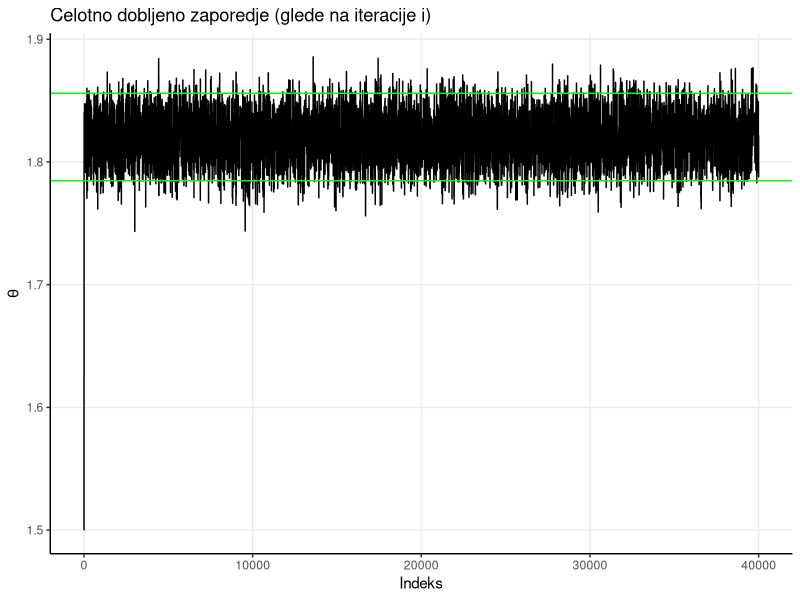
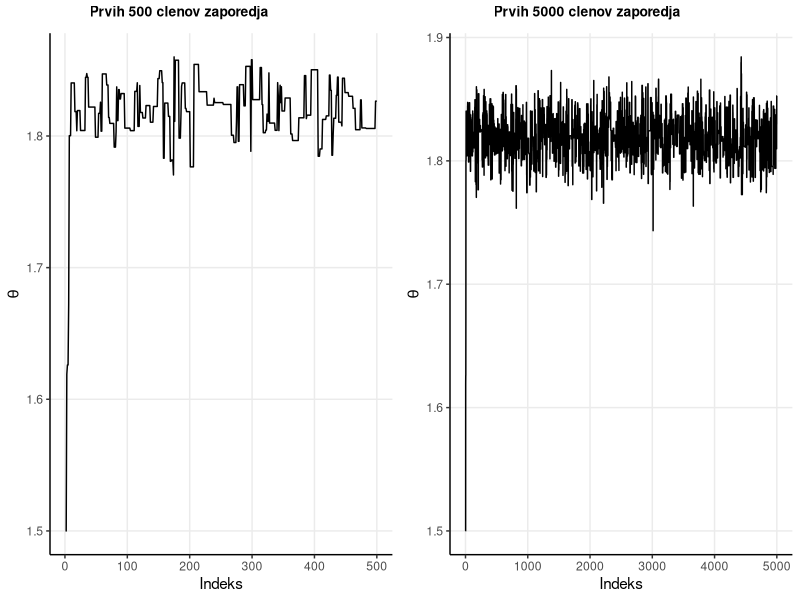
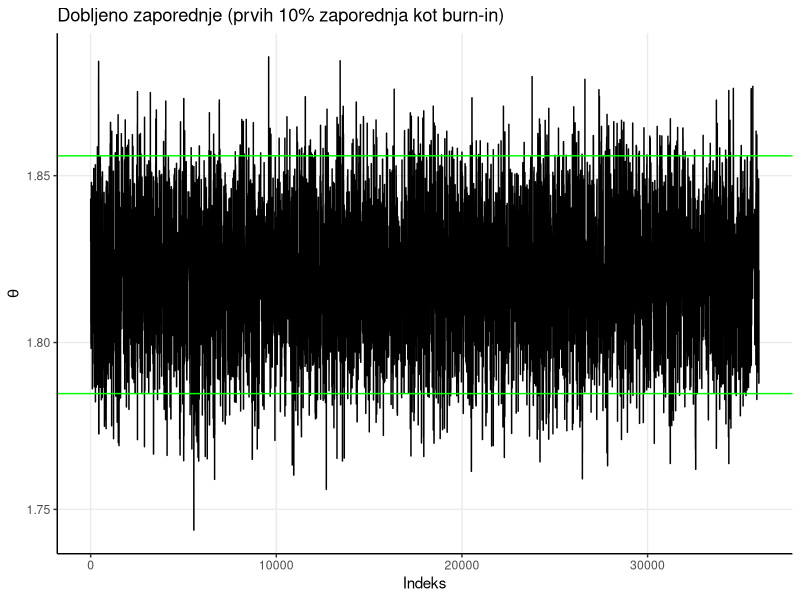
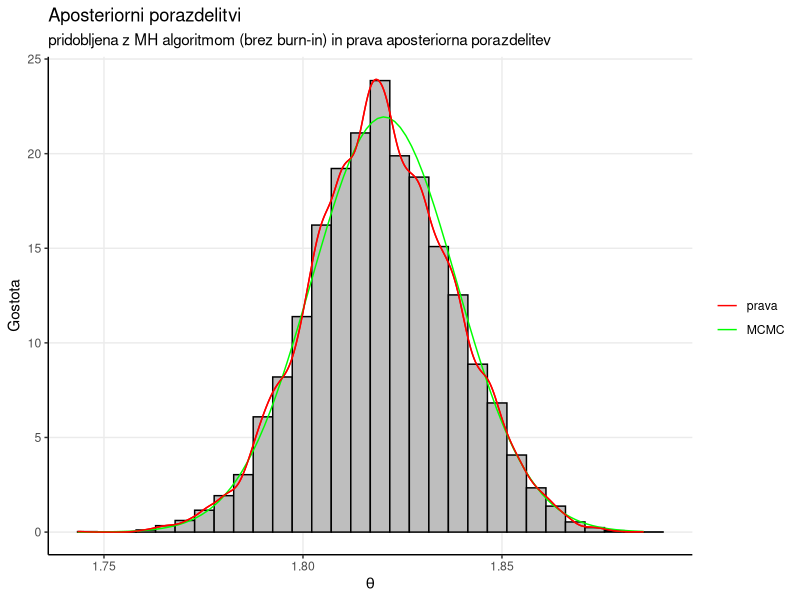

These figures' R source, in order: (Note: this script raises an error after producing the figures.)
## ---- chunk 1
knitr::opts_chunk$set(echo = TRUE)
set.seed(123)
## ---- chunk 2
# Funkcija verjetja
verjetje <- function(theta, x, sigma){
  #cleni <- 1/(sqrt(2*pi)*sigma)* exp(-(x-theta)^2/(2*sigma^2))
  #return(prod(cleni))
  return(prod(dnorm(x, theta, sigma)))
}

# Apriorna porazdelitev
apriorna_porazdelitev <- function(theta, mu_0, sigma_0){
  return(dnorm(theta, mu_0, sigma_0))
}

#q funkcija
q <- function(theta_zvezdica, theta, sigma) { 
  return(dnorm(theta_zvezdica, theta, sigma))
}
## ---- chunk 3
metropolis_hastings <- function(n_itr, x, theta_zacetek, sigma, mu_0, sigma_0){
  # n_itr = ponovitve
  # x = podatki
  # theta_zacetek = theta s katero zacnemo in jo posodabljamo
  # sigma = sigma zacetnega modela
  # mu_0 in sigma_0 = parametra apriorne porazdelitve
  
  # Prazen vektor za shranjevanje
  theta <- numeric(n_itr)
  # Zacetna vrednost thete
  theta[1] <- theta_zacetek
    
  for(i in 2:n_itr){
    # Nova theta
    theta_zvezdica <- rnorm(1, theta[i - 1], sigma)
        
    # aposteriorna in verjetje s theta_zvezdica
    aposteriorna_zvezdica <- apriorna_porazdelitev(theta_zvezdica, mu_0, sigma_0)
    verjetje_zvezdica <- verjetje(theta_zvezdica, x, sigma)
    q_zvezdica <- q(theta[i - 1], theta_zvezdica, sigma)
        
    # aposteriorna in verjetje s theta_i
    aposteriorna_i <- apriorna_porazdelitev(theta[i - 1], mu_0, sigma_0)
    verjetje_i <- verjetje(theta[i - 1], x, sigma)
    q_i <- q(theta_zvezdica, theta[i - 1], sigma)
        
    # alpha
    alpha <- min(1, (aposteriorna_zvezdica * verjetje_zvezdica * q_zvezdica) / (aposteriorna_i * verjetje_i * q_i))
         
    # sprejmemo ali zavrnemo
    if(runif(1) < alpha){
        theta[i] <- theta_zvezdica # "accept" -> min(1, A)
        } 
    else{
      theta[i] <- theta[i - 1] # "reject"  -> theta_i
      }
    }

  return(theta)
}

## ---- chunk 4
# Nastavitev parametrov
n_itr <- 40000 

x <- c(1.91, 1.94, 1.68, 1.75, 1.81, 1.83, 1.91, 1.95, 1.77, 1.98, 
       1.81, 1.75, 1.89, 1.89, 1.83, 1.89, 1.99, 1.65, 1.82, 1.65, 
       1.73, 1.73, 1.88, 1.81, 1.84, 1.83, 1.84, 1.72, 1.91, 1.63)

theta_zacetek <- 1.5

sigma <- 0.1
mu_0 <- 1.78
sigma_0 <- 0.2

# Test algoritma
theta <- metropolis_hastings(n_itr, x, theta_zacetek, sigma, mu_0, sigma_0)

## ---- chunk 5
# Prava aposteriorna porazdelitev
n <- length(x)

prec <- 1/sigma^2 
prec0 <- 1/sigma_0^2
prec.n <- prec0 + n*prec 
sigma.n <- sqrt(1/prec.n)

mu.n <- prec0/prec.n * mu_0 + n*prec/prec.n * mean(x)
## ---- chunk 6
df <- data.frame(theta = theta)

library(ggplot2)
ggplot(df, aes(x=1:nrow(df), y=theta)) +
    geom_line() +
    labs(title="Celotno dobljeno zaporedje (glede na iteracije i)",
         x="Indeks",
         y=expression(theta)) +
    # zelena crta
    geom_hline(yintercept = c(qnorm(0.025, mu.n, sigma.n),qnorm(0.975, mu.n, sigma.n)),
               color = "green") +
    theme_bw() + 
    theme(panel.border = element_blank(),
              panel.grid.minor = element_blank(), 
              axis.line = element_line(colour = "black"),
          legend.position = "none") 
## ---- chunk 7
library(knitr)
library(dplyr)

g1 <- ggplot(df %>% slice(1:500), aes(x=1:500, y=theta)) +
    geom_line() +
    labs(title="",
         x="Indeks",
         y=expression(theta)) +
    theme_bw() + 
    theme(panel.border = element_blank(),
              panel.grid.minor = element_blank(), 
              axis.line = element_line(colour = "black"),
          legend.position = "none") 

g2 <-ggplot(df %>% slice(1:5000), aes(x=1:5000, y=theta)) +
    geom_line() +
    labs(title="",
         x="Indeks",
         y=expression(theta)) +
    theme_bw() + 
    theme(panel.border = element_blank(),
              panel.grid.minor = element_blank(), 
              axis.line = element_line(colour = "black"),
          legend.position = "none") 

library(ggpubr)
ggarrange(g1, g2,
          labels = c("Prvih 500 clenov zaporedja", 
                     "Prvih 5000 clenov zaporedja"),
          font.label = list(size = 10),
          ncol = 2) 
## ---- chunk 8
metropolis_hastings_burn_in <- function(n_itr, x, theta_zacetek, sigma, mu_0, sigma_0, burn_in = FALSE){
  # n_itr = ponovitve
  # x = podatki
  # theta_zacetek = theta s katero zacnemo in jo posodabljamo
  # sigma = sigma zacetnega modela
  # mu_0 in sigma_0 = parametra apriorne porazdelitve
  
  # pridobimo theto
  metropolis_hastings(n_itr, x, theta_zacetek, sigma, mu_0, sigma_0)
  
  # v primeru burn in (odstranimo prvih 10% vzorca)
  n_burn_in = n_itr*0.1
  theta = theta[n_burn_in:length(theta)]
  
  return(theta)
}

# Test algoritma
theta <- metropolis_hastings_burn_in(n_itr, x, theta_zacetek, sigma, mu_0, sigma_0)
## ---- chunk 9
# Risanje
df_burnin <- data.frame(theta = theta)

ggplot(df_burnin, aes(x=1:length(theta), y=theta)) +
    geom_line() +
    labs(title="Dobljeno zaporednje (prvih 10% zaporednja kot burn-in)",
         x="Indeks",
         y=expression(theta)) +
    # zelena crta
    geom_hline(yintercept = c(qnorm(0.025, mu.n, sigma.n),qnorm(0.975, mu.n, sigma.n)),
               color = "green") +
    theme_bw() + 
    theme(panel.border = element_blank(),
              panel.grid.minor = element_blank(), 
              axis.line = element_line(colour = "black"),
          legend.position = "none")
  
## ---- chunk 10
#ggplot(df %>% slice(501:n()), aes(x=theta)) +
    #geom_histogram(fill = "grey", color = "black") +
    #labs(x=expression(theta),
         #y="Frekvenca",
         #title="Aposteriorna porazdelitev",
         #subtitle="pridobljena z Metropolis-Hastings algoritmom brez burn-in dela") +
    #theme_bw() + 
    #theme(panel.border = element_blank(),
              #panel.grid.minor = element_blank(), 
              #axis.line = element_line(colour = "black"),
          #legend.position = "none")

# Ne vem cist tocno al rabva aposteriorno samo predstavt graficno al lahko vse skup v enem grafu, zato je zgori graf zakomentiran

# Graf aposteriorne porazdelitve in prave aposteriorne porazdelitve
ggplot(df %>% slice(501:n()), aes(x=theta)) +
    geom_histogram(aes(x = theta, y = ..density..), fill = "grey", color = "black") + 
    geom_density(color = "red", aes(colour = "MCMC"), show_guide=FALSE) +
    stat_function(fun = dnorm, args = list(mean=mu.n, sd=sigma.n), aes(colour = "prava")) +
    labs(x=expression(theta),
         y="Gostota",
         title="Aposteriorni porazdelitvi",
         subtitle="pridobljena z MH algoritmom (brez burn-in) in prava aposteriorna porazdelitev") +
  theme(legend.position = "topright") + 
  scale_color_manual(name = "", 
                     values = c("prava" = "green", "MCMC" = "red"),
                     labels = c("prava", "MCMC")) +
  stat_density(aes(colour="MCMC"), geom="line", position="identity") +
  theme_bw() + 
  theme(panel.border = element_blank(),
        panel.grid.minor = element_blank(), 
        axis.line = element_line(colour = "black"))

## ---- chunk 11
mh_alg <- rbind(mean(df %>% slice(1001:n()) %>% unlist()), mu.n)

ocena_pap <- rbind(quantile(df %>% slice(1001:n()) %>% 
                         unlist(), probs=c(0.025, 0.975)), 
              c(qnorm(0.025, mean=mu.n, sd=sigma.n), qnorm(0.975, mean=mu.n, sd=sigma.n)))

primerjava <- cbind(mh_alg, ocena_pap)

colnames(primerjava) <- c("Povprecje", "2.5%", "97.5%")
rownames(primerjava) <- c("Metropolis-Hastings algoritem", "Ocena iz prave aposteriorne porazdelitve")

library(kableExtra)
kable(primerjava, digits=5, booktabs=T) %>% 
    kable_styling(latex_options=c("striped", "hold_position"), full_width=FALSE)

## ---- chunk 12
# Nastavim nesmiselno zacetno theto, ostali parametri ostanejo enako
theta_zacetek <- 0
# zakomentirano, da se koda ne izvede
#theta <- metropolis_hastings(n_itr, x, theta_zacetek, sigma, mu_0, sigma_0)

## ---- chunk 13
verjetje(0, x, sigma)
apriorna_porazdelitev(0, mu_0, sigma_0)
q(theta_zvezdica, 0, sigma)
## ---- chunk 14
# Funkcija verjetja
verjetje_log <- function(theta, x, sigma){
    return(sum(dnorm(x, theta, sig_like, log=TRUE)))
}

# Apriorna porazdelitev
apriorna_porazdelitev_log <- function(theta, mu_0, sigma_0){
  return(dnorm(theta, mu_0, sigma_0, log=TRUE))
}

#q funkcija
q_log <- function(theta_zvezdica, theta, sigma){ 
  return(dnorm(theta_zvezdica, theta, sigma, log=TRUE))
}

## ---- chunk 15
metropolis_hastings_log <- function(n_itr, x, theta_zacetek, sigma, mu_0, sigma_0){
  # n_itr = ponovitve
  # x = podatki
  # theta_zacetek = theta s katero zacnemo in jo posodabljamo
  # sigma = sigma zacetnega modela
  # mu_0 in sigma_0 = parametra apriorne porazdelitve
  
  # Prazen vektor za shranjevanje
  theta <- numeric(n_itr)
  # Zacetna vrednost thete
  theta[1] <- theta_zacetek
    
  for(i in 2:n_itr){
    # Nova theta
    theta_zvezdica <- rnorm(1, theta[i - 1], sigma)
        
    # aposteriorna in verjetje s theta_zvezdica
    aposteriorna_zvezdica <- apriorna_porazdelitev_log(theta_zvezdica, mu_0, sigma_0)
    verjetje_zvezdica <- verjetje_log(theta_zvezdica, x, sigma)
    q_zvezdica <- q_log(theta[i - 1], theta_zvezdica, sigma)
        
    # aposteriorna in verjetje s theta_i
    aposteriorna_i <- apriorna_porazdelitev_log(theta[i - 1], mu_0, sigma_0)
    verjetje_i <- verjetje_log(theta[i - 1], x, sigma)
    q_i <- q_log(theta_zvezdica, theta[i - 1], sigma)
        
    # alpha
    alpha <- min(1, exp((aposteriorna_zvezdica + verjetje_zvezdica + q_zvezdica) - (aposteriorna_i + verjetje_i + q_i)))
         
    # sprejmemo ali zavrnemo
    if(runif(1) < alpha){
        theta[i] <- theta_zvezdica # "accept" -> min(1, A)
        } 
    else{
      theta[i] <- theta[i - 1] # "reject"  -> theta_i
      }
    }

  return(theta)
}

# Test algoritma
theta <- metropolis_hastings_log(n_itr, x, theta_zacetek, sigma, mu_0, sigma_0)
## ---- chunk 16
theta_zacetek <- 1.5
theta <- metropolis_hastings_log(n_itr, x, theta_zacetek, sigma, mu_0, sigma_0)

df_log <- data.frame(theta = theta)

ggplot(df_log, aes(x=1:nrow(df_log), y=theta)) +
    geom_line() +
    labs(title="Celotno dobljeno zaporedje (glede na iteracije i)",
         x="Indeks",
         y=expression(theta)) +
    # zelena crta
    geom_hline(yintercept = c(qnorm(0.025, mu.n, sigma.n),qnorm(0.975, mu.n, sigma.n)),
               color = "green") +
    theme_bw() + 
    theme(panel.border = element_blank(),
              panel.grid.minor = element_blank(), 
              axis.line = element_line(colour = "black"),
          legend.position = "none") 
## ---- chunk 17
g1 <- ggplot(df_log %>% slice(1:500), aes(x=1:500, y=theta)) +
    geom_line() +
    labs(title="",
         x="Indeks",
         y=expression(theta)) +
    theme_bw() + 
    theme(panel.border = element_blank(),
              panel.grid.minor = element_blank(), 
              axis.line = element_line(colour = "black"),
          legend.position = "none") 

g2 <-ggplot(df_log %>% slice(1:5000), aes(x=1:5000, y=theta)) +
    geom_line() +
    labs(title="",
         x="Indeks",
         y=expression(theta)) +
    theme_bw() + 
    theme(panel.border = element_blank(),
              panel.grid.minor = element_blank(), 
              axis.line = element_line(colour = "black"),
          legend.position = "none") 

ggarrange(g1, g2,
          labels = c("Prvih 500 clenov zaporedja", 
                     "Prvih 5000 clenov zaporedja"),
          font.label = list(size = 10),
          ncol = 2) 
## ---- chunk 18
metropolis_hastings_log_burn_in <- function(n_itr, x, theta_zacetek, sigma, mu_0, sigma_0, burn_in = FALSE){
  # n_itr = ponovitve
  # x = podatki
  # theta_zacetek = theta s katero zacnemo in jo posodabljamo
  # sigma = sigma zacetnega modela
  # mu_0 in sigma_0 = parametra apriorne porazdelitve
  
  # pridobimo theto
  metropolis_hastings_log(n_itr, x, theta_zacetek, sigma, mu_0, sigma_0)
  
  # v primeru burn in (odstranimo prvih 10% vzorca)
  n_burn_in = n_itr*0.1
  theta = theta[n_burn_in:length(theta)]
  
  return(theta)
}

# Test algoritma
theta <- metropolis_hastings_log_burn_in(n_itr, x, theta_zacetek, sigma, mu_0, sigma_0)
## ---- chunk 19
# Risanje
df_log_burnin <- data.frame(theta = theta)

ggplot(df_log_burnin, aes(x=1:length(theta), y=theta)) +
    geom_line() +
    labs(title="Dobljeno zaporednje (prvih 10% zaporednja kot burn-in)",
         x="Indeks",
         y=expression(theta)) +
    # zelena crta
    geom_hline(yintercept = c(qnorm(0.025, mu.n, sigma.n),qnorm(0.975, mu.n, sigma.n)),
               color = "green") +
    theme_bw() + 
    theme(panel.border = element_blank(),
              panel.grid.minor = element_blank(), 
              axis.line = element_line(colour = "black"),
          legend.position = "none")
  
